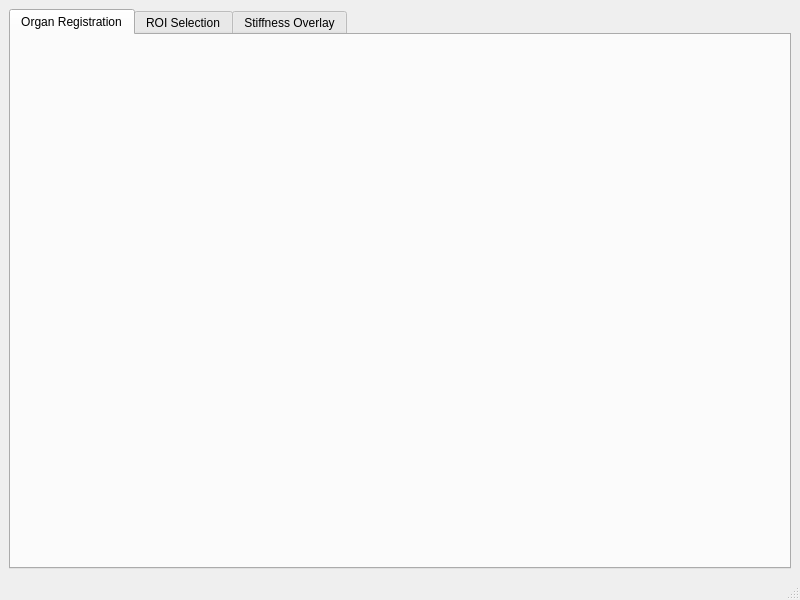
<?xml version="1.0" encoding="UTF-8"?>
<ui version="4.0">
 <class>MainWindow</class>
 <widget class="QMainWindow" name="MainWindow">
  <property name="geometry">
   <rect>
    <x>0</x>
    <y>0</y>
    <width>800</width>
    <height>600</height>
   </rect>
  </property>
  <property name="windowTitle">
   <string>MainWindow</string>
  </property>
  <widget class="QWidget" name="centralwidget">
   <layout class="QGridLayout" name="gridLayout">
    <item row="0" column="0">
     <widget class="QTabWidget" name="tabWidget">
      <property name="currentIndex">
       <number>0</number>
      </property>
      <widget class="QWidget" name="tabRegistration">
       <property name="sizePolicy">
        <sizepolicy hsizetype="Preferred" vsizetype="Preferred">
         <horstretch>0</horstretch>
         <verstretch>0</verstretch>
        </sizepolicy>
       </property>
       <attribute name="title">
        <string>Organ Registration</string>
       </attribute>
      </widget>
      <widget class="QWidget" name="tabROI">
       <attribute name="title">
        <string>ROI Selection</string>
       </attribute>
      </widget>
      <widget class="QWidget" name="tabOverlay">
       <attribute name="title">
        <string>Stiffness Overlay</string>
       </attribute>
      </widget>
     </widget>
    </item>
   </layout>
  </widget>
  <widget class="QStatusBar" name="statusbar"/>
 </widget>
 <resources/>
 <connections/>
</ui>
